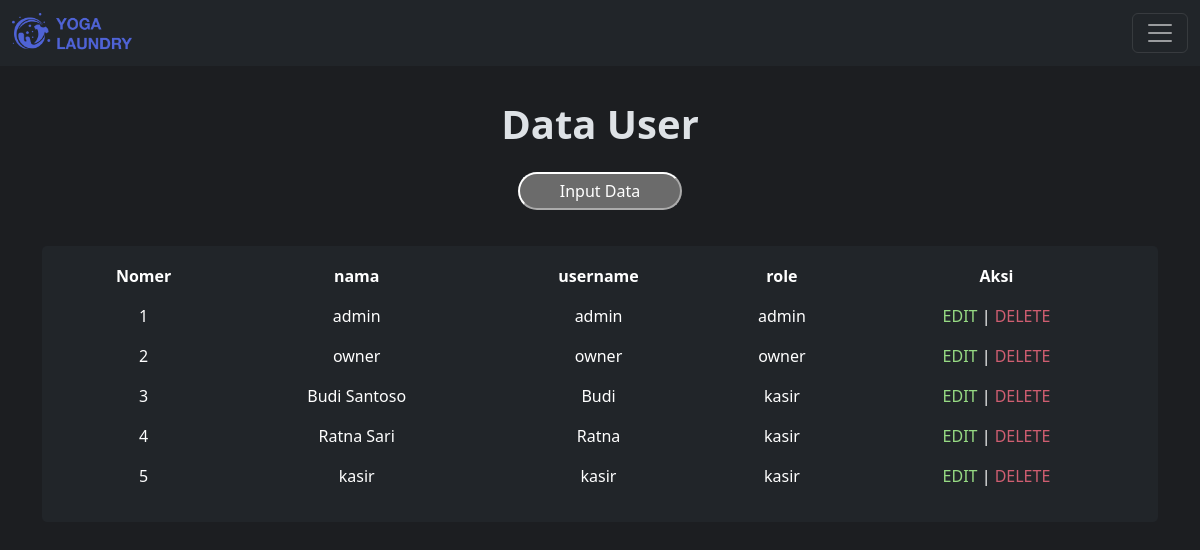
The app's page /php/view/control.php?page=view_user (signed in) with its own data.
### tables this page shows
CREATE TABLE `tb_user` (
  `id` int NOT NULL,
  `nama` varchar(100) NOT NULL,
  `username` varchar(30) NOT NULL,
  `password` text NOT NULL,
  `id_outlet` int NOT NULL,
  `role` enum('admin','kasir','owner') NOT NULL
);

### php/view/control.php (called while the page is built)
<?php
include_once "../template/header.php";
include_once "../template/content.php";
include_once "../template/footer.php";

### php/view/user.php (the view)
<div class="view-container">
  <h1 class="fw-bold">Data User</h1>
  <a href="./control.php?page=add_user">
    <button class="view-button">Input Data</button>
  </a>
  <div class="container">
    <div class="table-container">
      <table class="table table-borderless table-hover">
        <thead class="table-header text-center">
          <th>Nomer</th>
          <th>nama</th>
          <th>username</th>
          <th>role</th>
          <th>Aksi</th>
        </thead>
        <?php
        $userLogin = $_SESSION['username'];
        $tampil = mysqli_query($koneksi, "SELECT * FROM tb_user");
        $no = 1;
        while ($hasil = mysqli_fetch_array($tampil)) {
        ?>
          <tr class="text-center">
            <td><?= $no++ ?></td>
            <td><?= $hasil['nama']; ?></td>
            <td><?= $hasil['username']; ?></td>
            <td><?= $hasil['role']; ?></td>
            <td>
              <?php if ($hasil['nama'] !== $userLogin) : ?>
                <div class="action-container">
                  <a style="color:#97db84;" href="./control.php?page=update_user&id=<?= $hasil['id']; ?>">EDIT</a> | <a style="color:#cf5e71" href="../delete/delete_user.php?id=<?= $hasil['id']; ?>">DELETE
                </div>
              <?php else : ?>
                <div class="action-container">
                  <p>Ini Akun Anda</p>
                </div>
              <?php endif; ?>
            </td>
          </tr>
        <?php } ?>
      </table>
    </div>
  </div>
</div>

### style/style.css (style rules this page uses)
body { background-color: #1c1e21 !important; }
.table-container { background-color: #212529; border-radius: 5px; padding: 10px 20px; margin: 20px 0; }
.view-container { display: flex; flex-direction: column; align-items: center; gap: 1rem; padding: 100px 0; }
.view-button { border-radius: 150px; padding: 5px 40px; }

### php/template/header.php (style rules this page uses)
* { text-decoration: none !important; }

### records on screen
tb_user: nama "admin", username "admin", role "admin"
tb_user: nama "owner", username "owner", role "owner"
tb_user: nama "Budi Santoso", username "Budi", role "kasir"
tb_user: nama "Ratna Sari", username "Ratna", role "kasir"
tb_user: nama "kasir", username "kasir", role "kasir"
